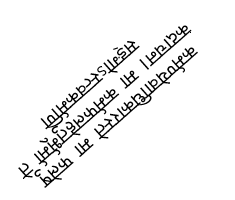
#> input picture Assignment 1/Q3/test/3_c.png, 235 x 200 px, found by its file name
$ jupyter execute --allow-errors Q3.ipynb   (older library calls are emulated)
#> lines starting #> are read from the running program, lines starting #| are printed output that depends on the picture; after the words box and inside, x2 and y2 are one past the last pixel; in counts of white or black regions, pixels touching at a corner belong together
[cell 1]
import cv2
import numpy as np
import matplotlib.pyplot as plt
np.set_printoptions(threshold=np.inf)

[cell 2]
def show(image):
    cv2.imshow("Image", image)
    cv2.waitKey(3000)
    cv2.destroyAllWindows()

[cell 3]
def save(image, name):
    cv2.imwrite(name, image)

[cell 4]
image_path = "D:\Assignment 1\Q3\\test\\3_c.png"
image= cv2.imread(image_path)
#> image is the input picture: shape (200, 235, 3); min 0, max 255, mean 241.3
if image is None:
    print("Error: Unable to load image.")
show(image)

[cell 5]
# [10 lines of commented-out code are left out]

[cell 6]
# # kernel = np.array([[0,-1,0],[-1,5,-1],[0,-1,0]])
# kernel = np.array([[-1,-1,-1],[-1,9,-1],[-1,-1,-1]])
# sh_im = cv2.filter2D(blur, ddepth = -1, kernel = kernel)
# show(sh_im)

#> (a cell that did not finish here is left out)

[cell 8]
# np.shape(thresh)

[cell 9]
# [4 lines of commented-out code are left out]

#> (a cell that did not finish here is left out)

#> (a cell that did not finish here is left out)

[cell 12]
show(image)

[cell 13]
line_angles = []
#> (the rest of this cell did not finish here and is left out)

#> (a cell that did not finish here is left out)

[cell 15]
# [30 lines of commented-out code are left out]

[cell 16]
gray = cv2.cvtColor(image, cv2.COLOR_BGR2GRAY)
show(gray)
print(np.shape(gray))
#| (200, 235)

[cell 17]
sobel_x = cv2.Sobel(gray, cv2.CV_64F, 1, 0, ksize=3)
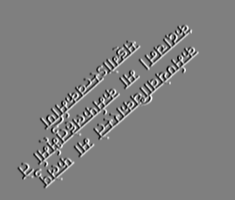
#> sobel_x: shape (200, 235) float64; min -1020, max 1020, mean 0; drawn with min black and max white
sobel_y = cv2.Sobel(gray, cv2.CV_64F, 0, 1, ksize=3)
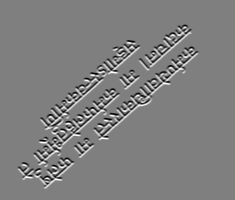
#> sobel_y: shape (200, 235) float64; min -1020, max 1020, mean 0; drawn with min black and max white

# Calculate the absolute gradients
abs_sobel_x = np.absolute(sobel_x)
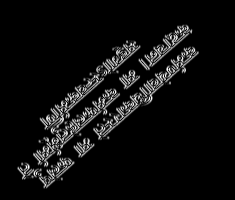
#> abs_sobel_x: shape (200, 235) float64; min 0, max 1020, mean 57.7; drawn with min black and max white
abs_sobel_y = np.absolute(sobel_y)
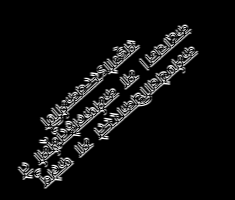
#> abs_sobel_y: shape (200, 235) float64; min 0, max 1020, mean 61.2; drawn with min black and max white

# Combine the gradient images
gradient = cv2.addWeighted(abs_sobel_x, 0.5, abs_sobel_y, 0.5, 0)
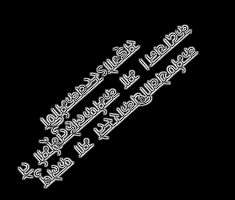
#> gradient: shape (200, 235) float64; min 0, max 765, mean 59.4; drawn with min black and max white

# Threshold the gradient to create a binary edge map
threshold_value = 50  # Adjust this threshold as needed
edge_map = cv2.threshold(gradient, threshold_value, 255, cv2.THRESH_BINARY)[1]
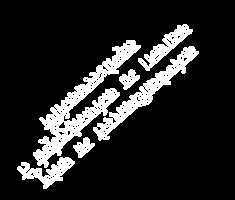
#> edge_map: shape (200, 235) float64; 15% white; 6 white regions, box (x1, y1, x2, y2) and area: (33, 40, 141, 168) 3298, (93, 46, 199, 141) 1761, (138, 24, 193, 71) 771, (17, 157, 75, 189) 760, (73, 137, 95, 158) 237, (119, 69, 140, 90) 236
show(edge_map)

$ run again, with Assignment 1/Q3/test/1.png copied over Assignment 1/Q3/test/3_c.png
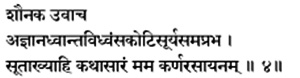
#> input picture Assignment 1/Q3/test/1.png, 300 x 78 px, found by its file name
#> image is the input picture: shape (78, 300, 3); min 0, max 255, mean 220.8
#| (78, 300)
#> `sobel_y = cv2.Sobel(gray, cv2.CV_64F, 0, 1, ksize=3)`:
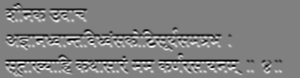
#> sobel_y: shape (78, 300) float64; min -989, max 973, mean 0; drawn with min black and max white
#> `edge_map = cv2.threshold(gradient, threshold_value, 255, cv2.THRESH_BI..`:
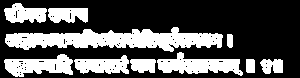
#> edge_map: shape (78, 300) float64; 33.6% white; 10 white regions, largest, box (x1, y1, x2, y2) and area: (5, 27, 223, 52) 3150, (157, 52, 243, 76) 1126, (4, 54, 73, 77) 980

$ run again, with Assignment 1/Q3/test/1r.png copied over Assignment 1/Q3/test/3_c.png
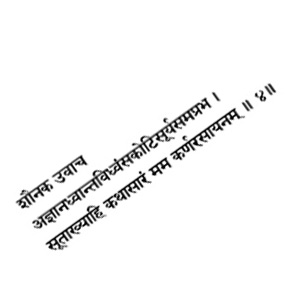
#> input picture Assignment 1/Q3/test/1r.png, 300 x 300 px, found by its file name
#> image is the input picture: shape (300, 300, 3); min 0, max 255, mean 246
#| (300, 300)
#> `sobel_y = cv2.Sobel(gray, cv2.CV_64F, 0, 1, ksize=3)`:
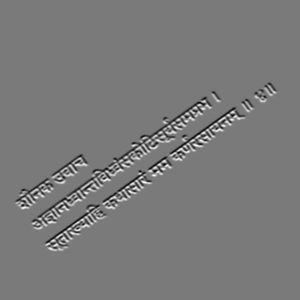
#> sobel_y: shape (300, 300) float64; min -885, max 958, mean 0; drawn with min black and max white
#> `edge_map = cv2.threshold(gradient, threshold_value, 255, cv2.THRESH_BI..`:
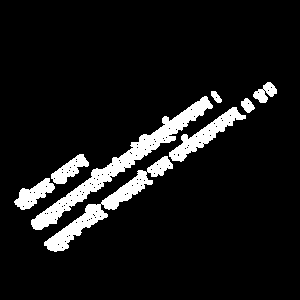
#> edge_map: shape (300, 300) float64; 8.9% white; 8 white regions, largest, box (x1, y1, x2, y2) and area: (31, 96, 213, 230) 3148, (44, 156, 173, 252) 2079, (169, 107, 246, 162) 1151

$ run again, with Assignment 1/Q3/test/2.png copied over Assignment 1/Q3/test/3_c.png
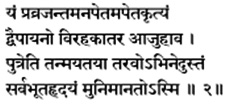
#> input picture Assignment 1/Q3/test/2.png, 228 x 104 px, found by its file name
#> image is the input picture: shape (104, 228, 3); min 0, max 255, mean 209.4
#| (104, 228)
#> `sobel_y = cv2.Sobel(gray, cv2.CV_64F, 0, 1, ksize=3)`:
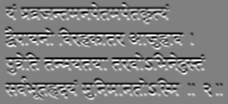
#> sobel_y: shape (104, 228) float64; min -999, max 978, mean 0; drawn with min black and max white
#> `edge_map = cv2.threshold(gradient, threshold_value, 255, cv2.THRESH_BI..`:
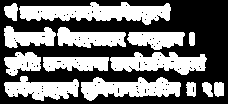
#> edge_map: shape (104, 228) float64; 45.2% white; 14 white regions, largest, box (x1, y1, x2, y2) and area: (19, 2, 171, 25) 2134, (81, 77, 181, 101) 1488, (110, 52, 207, 75) 1414
